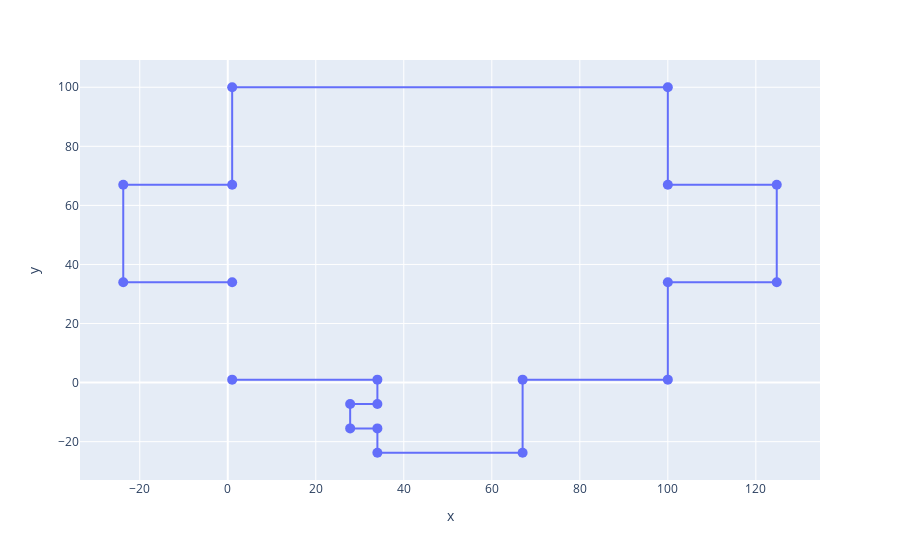

Notebook cell for this chart:
### Code cell
#df = px.data.gapminder()
v = list(map(lambda P: (P.x,P.y),vertices))

fig = px.line(x=np.array(v)[:,0],y=np.array(v)[:,1],markers=True)
fig.update_traces(marker_size=10)
fig.show()

### Figure 1 — Plotly figure (JSON) as saved in the notebook; plotly's stock layout.template omitted (floating-point values rounded to 4 significant figures)
{"data": [{"hovertemplate": "x=%{x}<br>y=%{y}<extra></extra>", "legendgroup": "", "line": {"color": "#636efa", "dash": "solid"}, "marker": {"size": 10, "symbol": "circle"}, "mode": "markers+lines", "name": "", "orientation": "v", "showlegend": false, "type": "scatter", "x": [1, 34, 34, 27.81, 27.81, 34, 34, 67, 67, 100, 100, 124.8, 124.8, 100, 100, 1, 1, -23.75, -23.75, 1], "xaxis": "x", "y": [1, 1, -7.25, -7.25, -15.5, -15.5, -23.75, -23.75, 1, 1, 34, 34, 67, 67, 100, 100, 67, 67, 34, 34], "yaxis": "y"}], "layout": {"legend": {"tracegroupgap": 0}, "margin": {"t": 60}, "xaxis": {"anchor": "y", "domain": [0, 1], "title": {"text": "x"}}, "yaxis": {"anchor": "x", "domain": [0, 1], "title": {"text": "y"}}}}
